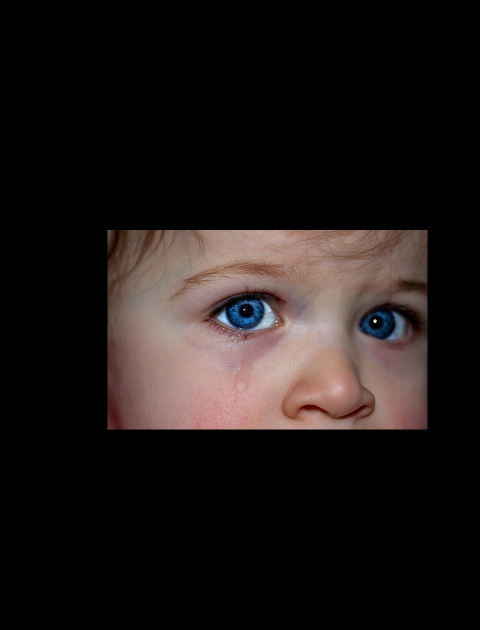
%> input picture Digital_Image_Processing/AS2/Assign2_imgs/image_blending_with_laplacian_pyramid/example3/im1.png, 960 x 1260 px (shown at 1/2 size)
$ octave q1B.m   (GNU Octave 9; MATLAB toolbox functions it lacks are replaced by stand-ins)
%> lines starting %> are read from the running program, lines starting %| are printed output that depends on the picture
I = imread('/home/shyam/Downloads/Sem1/DIP/AS2/Assign2_imgs/image_blending_with_laplacian_pyramid/example3/im1.png');
%> I is the input picture: size 1260x960x3 uint8; mean R, G, B 29.8, 23.9, 22.5
I = imresize(I,[512,512]);
%> I: size 512x512x3 uint8
%% Gaussian Pyramid %%
Igp = double(I);
Sd = 20;
WinSize = 2;
No_gauss_pyramid = 8;
Img1{1} = (Igp);

for i = 1:No_gauss_pyramid
%  creating Gaussian filter
 %WinSize = 20;
 [X,Y] = meshgrid(-WinSize:WinSize);
 G = (1/(2*WinSize+1).^2).*exp((-X.^2 -Y.^2)/(Sd.^2));

 redChannel = Igp(:, :, 1);
 greenChannel = Igp(:, :, 2);
 blueChannel = Igp(:, :, 3);

 % Convolve with the filter
 redBlurred = conv2(redChannel, G,'same');
 greenBlurred = conv2(greenChannel, G, 'same');
 blueBlurred = conv2(blueChannel, G, 'same');

 % Downsampling by 2
 IgpBlur = cat(3, redBlurred, greenBlurred, blueBlurred);
 IgpBlur = IgpBlur(1:2:size(IgpBlur,1),1:2:size(IgpBlur,2),:);
 Igp = IgpBlur;

 Img1{i+1} = (Igp);
end
%> after the loop, Img1 = 9 items

m = size(Img1{1}, 1);
%> m = 512
newI = Img1{1};
for i = 2 : numel(Img1)
    [q,p,~] = size(Img1{i});
    Img_{i} = cat(1,repmat(zeros(1, p, 3),[m - q , 1]),Img1{i});
    newI = cat(2,newI,Img_{i});
end
%> this loop made 8 passes
%> (q, p) on passes 1 to 8: (256, 256), (128, 128), (64, 64), (32, 32), (16, 16), (8, 8), (4, 4), (2, 2)
%> after the loop, Img_ = 9 items
%figure,imshow(uint8(newI));

%% Laplacian Pyramid

for i = 1:No_gauss_pyramid
 image = Img1{i+1};

 upsampled = zeros(2*size(image,1),2*size(image,2),3);
 upsampled(1:2:end,1:2:end,:) = image;
 upsampled(2:2:end,2:2:end,:) = image;
 upsampled(1:2:end,2:2:end,:) = image;
 upsampled(2:2:end,1:2:end,:) = image;

% WinSize = 20;
 [X,Y] = meshgrid(-WinSize:WinSize);
 G = (1/(2*WinSize+1).^2).*exp((-X.^2 -Y.^2)/(Sd.^2));

 redChannel = upsampled(:, :, 1);
 greenChannel = upsampled(:, :, 2);
 blueChannel = upsampled(:, :, 3);

 % Convolve with the filter
 redBlurred = conv2(redChannel, G,'same');
 greenBlurred = conv2(greenChannel, G, 'same');
 blueBlurred = conv2(blueChannel, G, 'same');
 Bupsampled = cat(3, redBlurred, greenBlurred, blueBlurred);
 Imglp1{i} = Img1{i} - Bupsampled;
end
%> after the loop, Imglp1 = 8 items

m = size(Imglp1{1}, 1);
newI = Imglp1{1};
%> newI: size 512x512x3 double
for i = 2 : numel(Imglp1)
    [q,p,~] = size(Imglp1{i});
    Img_{i} = cat(1,repmat(zeros(1, p, 3),[m - q , 1]),Imglp1{i});
    newI = cat(2,newI,Img_{i});
end
%> this loop made 7 passes
%> newI: size 512x1020x3 double
figure, imshow(uint8(newI));
I1 = imread('/home/shyam/Downloads/Sem1/DIP/AS2/Assign2_imgs/image_blending_with_laplacian_pyramid/example3/im2.png');
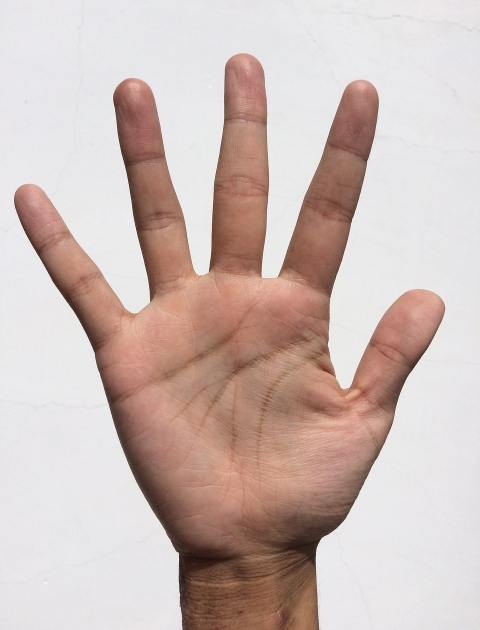
%> input picture Digital_Image_Processing/AS2/Assign2_imgs/image_blending_with_laplacian_pyramid/example3/im2.png, 960 x 1260 px (shown at 1/2 size)
%> I1 is the input picture: size 1260x960x3 uint8; mean R, G, B 205.3, 187.8, 182.8
I1 = imresize(I1,[512,512]);
%> I1: size 512x512x3 uint8
%% Gaussian Pyramid %%
Igp = double(I1);
No_gauss_pyramid = 8;
Img2{1} = (Igp);

for i = 1:No_gauss_pyramid
%  creating Gaussian filter
 %WinSize = 20;
 [X,Y] = meshgrid(-WinSize:WinSize);
 G = (1/(2*WinSize+1).^2).*exp((-X.^2 -Y.^2)/(Sd.^2));

 redChannel = Igp(:, :, 1);
 greenChannel = Igp(:, :, 2);
 blueChannel = Igp(:, :, 3);

 % Convolve with the filter
 redBlurred = conv2(redChannel, G,'same');
 greenBlurred = conv2(greenChannel, G, 'same');
 blueBlurred = conv2(blueChannel, G, 'same');

 % Downsampling by 2
 IgpBlur = cat(3, redBlurred, greenBlurred, blueBlurred);
 IgpBlur = IgpBlur(1:2:size(IgpBlur,1),1:2:size(IgpBlur,2),:);
 Igp = IgpBlur;

 Img2{i+1} = (Igp);
end
%> this loop made 8 passes
%> pass 1, `redBlurred = conv2(redChannel, G,'same');`:
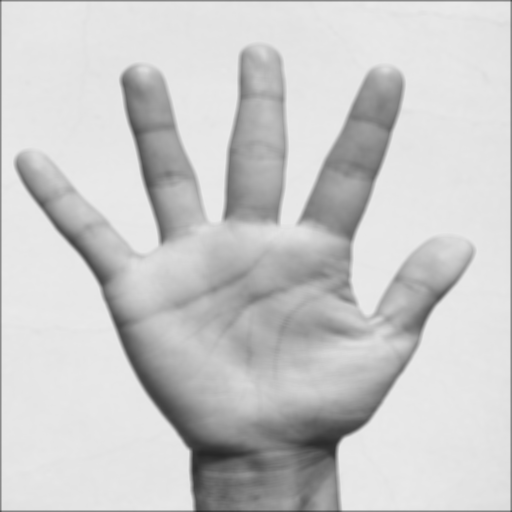
%> redBlurred: size 512x512 double; min 39.08, max 234.4, mean 202.2
%> after the loop, Img2 = 9 items

m = size(Img2{1}, 1);
newI = Img2{1};
for i = 2 : numel(Img2)
    [q,p,~] = size(Img2{i});
    Img_{i} = cat(1,repmat(zeros(1, p, 3),[m - q , 1]),Img2{i});
    newI = cat(2,newI,Img_{i});
end
%> newI: size 512x1022x3 double
%figure,imshow(uint8(newI));

%% Laplacian Pyramid

for i = 1:No_gauss_pyramid
 image = Img2{i+1};

 upsampled = zeros(2*size(image,1),2*size(image,2),3);
 upsampled(1:2:end,1:2:end,:) = image;
 upsampled(2:2:end,2:2:end,:) = image;
 upsampled(1:2:end,2:2:end,:) = image;
 upsampled(2:2:end,1:2:end,:) = image;

 %WinSize = 20;
 [X,Y] = meshgrid(-WinSize:WinSize);
 G = (1/(2*WinSize+1).^2).*exp((-X.^2 -Y.^2)/(Sd.^2));

 redChannel = upsampled(:, :, 1);
 greenChannel = upsampled(:, :, 2);
 blueChannel = upsampled(:, :, 3);

 % Convolve with the filter
 redBlurred = conv2(redChannel, G,'same');
 greenBlurred = conv2(greenChannel, G, 'same');
 blueBlurred = conv2(blueChannel, G, 'same');
 Bupsampled = cat(3, redBlurred, greenBlurred, blueBlurred);
 Imglp2{i} = Img2{i} - Bupsampled;
end
%> this loop made 8 passes
%> pass 1, `blueChannel = upsampled(:, :, 3);`:
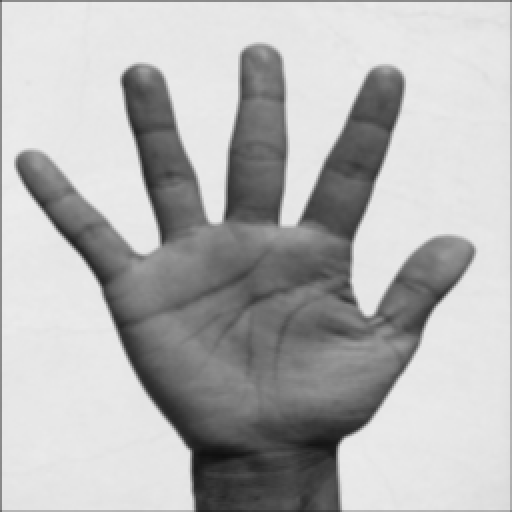
%> blueChannel: size 512x512 double; min 15.91, max 236.3, mean 180
%> after the loop, Imglp2 = 8 items

m = size(Imglp2{1}, 1);
newI = Imglp2{1};
%> newI: size 512x512x3 double
for i = 2 : numel(Imglp2)
    [q,p,~] = size(Imglp2{i});
    Img_{i} = cat(1,repmat(zeros(1, p, 3),[m - q , 1]),Imglp2{i});
    newI = cat(2,newI,Img_{i});
end
%> this loop made 7 passes
%> pass 1, `newI = cat(2,newI,Img_{i});`:
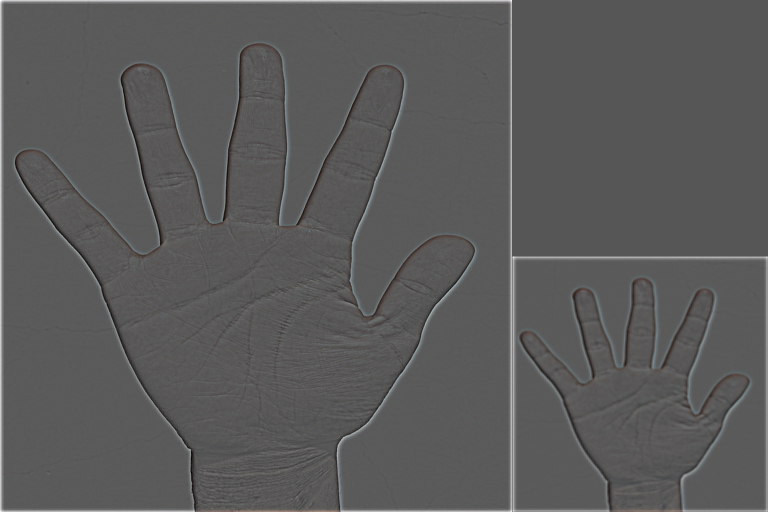
%> newI: size 512x768x3 double; mean R, G, B 5, 4.7, 4.6; drawn with min black and max white
%> after the loop:
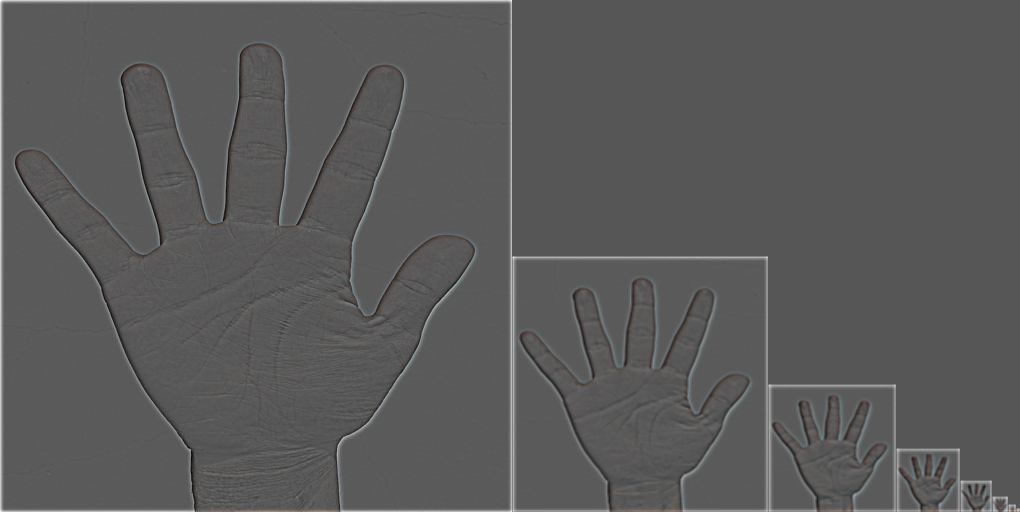
%> newI: size 512x1020x3 double; mean R, G, B 4.3, 4, 3.9; drawn with min black and max white
figure, imshow(uint8(newI));

Im = imread('/home/shyam/Downloads/Sem1/DIP/AS2/Assign2_imgs/image_blending_with_laplacian_pyramid/example3/mask.png');
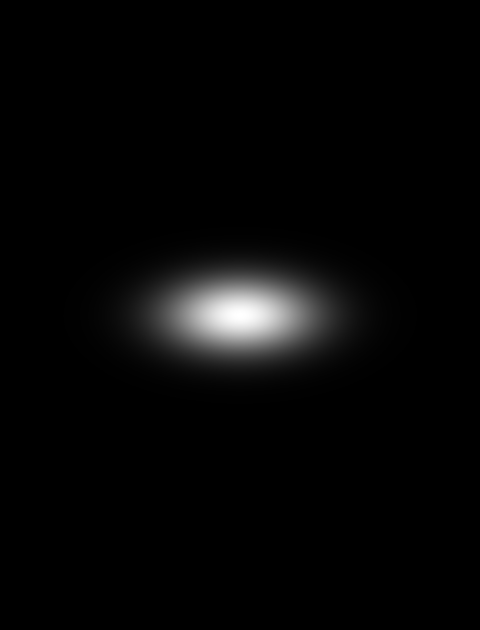
%> input picture Digital_Image_Processing/AS2/Assign2_imgs/image_blending_with_laplacian_pyramid/example3/mask.png, 960 x 1260 px (shown at 1/2 size)
%> Im is the input picture: size 1260x960 uint8; min 0, max 255, mean 6.6
figure,imshow(Im);
% Im1 = zeros(size(Im));
% Im1(Im==1) = 255;
% Im = Im1;
Im = imresize(Im,[512,512]);
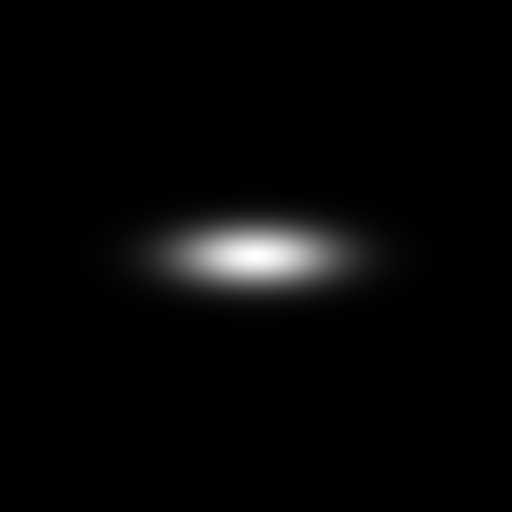
%> Im: size 512x512 uint8; min 0, max 255, mean 6.6
Im = cat(3, Im, Im, Im);
%> Im: size 512x512x3 uint8
Igp = double(Im);
No_gauss_pyramid = No_gauss_pyramid -1;
Imgm{1} = Igp;

for i = 1:No_gauss_pyramid
%  creating Gaussian filter
 %WinSize = 20;
 [X,Y] = meshgrid(-WinSize:WinSize);
 G = (1/(2*WinSize+1).^2).*exp((-X.^2 -Y.^2)/(Sd.^2));

 redChannel = Igp(:, :, 1);
 greenChannel = Igp(:, :, 2);
 blueChannel = Igp(:, :, 3);

 % Convolve with the filter
 redBlurred = conv2(redChannel, G,'same');
 greenBlurred = conv2(greenChannel, G, 'same');
 blueBlurred = conv2(blueChannel, G, 'same');

 % Downsampling by 2
 IgpBlur = cat(3, redBlurred, greenBlurred, blueBlurred);
 IgpBlur = IgpBlur(1:2:size(IgpBlur,1),1:2:size(IgpBlur,2),:);
 Igp = IgpBlur;

 Imgm{i+1} = (Igp);
end
%> after the loop, Imgm = 8 items

m = size(Imgm{1}, 1);
newI = Imgm{1};
for i = 2 : numel(Imgm)
    [q,p,~] = size(Imgm{i});
    Img_{i} = cat(1,repmat(zeros(1, p, 3),[m - q , 1]),Imgm{i});
    newI = cat(2,newI,Img_{i});
end
figure,imshow(uint8(newI));

%% Combination %%
for i = No_gauss_pyramid:-1:1
  Iblend{i} = (Imgm{i}.*Imglp1{i})./255 + ((255-Imgm{i}).*Imglp2{i})./255;
end
%> after the loop, Iblend = 7 items
m = size(Iblend{1}, 1);
newI = Iblend{1};
for i = 2 : numel(Iblend)
    [q,p,~] = size(Iblend{i});
    Img_{i} = cat(1,repmat(zeros(1, p, 3),[m - q , 1]),Iblend{i});
    newI = cat(2,newI,Img_{i});
end
%> this loop made 6 passes
figure,imshow(uint8(newI));
%% Collapse %%
for i= No_gauss_pyramid-1:-1:1
    size(Iblend{i})
    temp=imresize(uint8(Iblend{i+1}),[size(Iblend{i},1) size(Iblend{i},2)]);

    Iblend{i}=Iblend{i}+double(temp);
end
%> this loop made 6 passes
img=uint8(Iblend{1});
figure,imshow(img)
